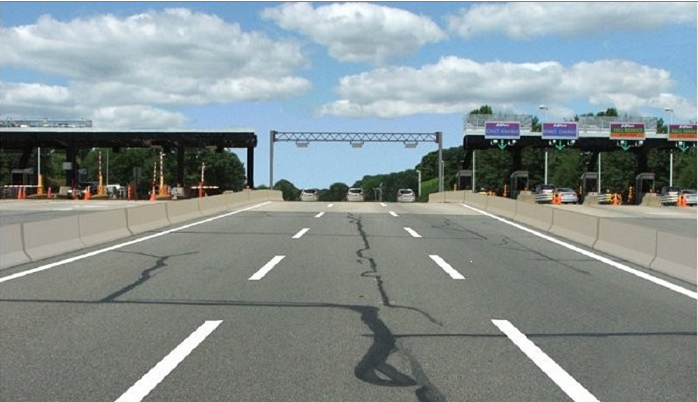
#> input picture Day1/1_07_CV_LineDetection/line_example/road.png, 698 x 402 px
$ python 3_binarization.py
#> lines starting #> are read from the running program, lines starting #| are printed output that depends on the picture; after the words box and inside, x2 and y2 are one past the last pixel; in counts of white or black regions, pixels touching at a corner belong together
import cv2 # opencv 사용
from google.colab.patches import cv2_imshow

image = cv2.imread('road.png', cv2.IMREAD_GRAYSCALE) # 이미지 읽기
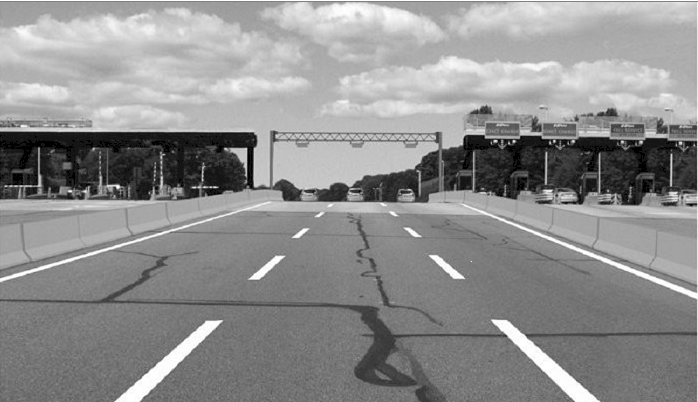
#> image: shape (402, 698); min 0, max 255, mean 142.5

_, thres = cv2.threshold(image,125,255,cv2.THRESH_BINARY)
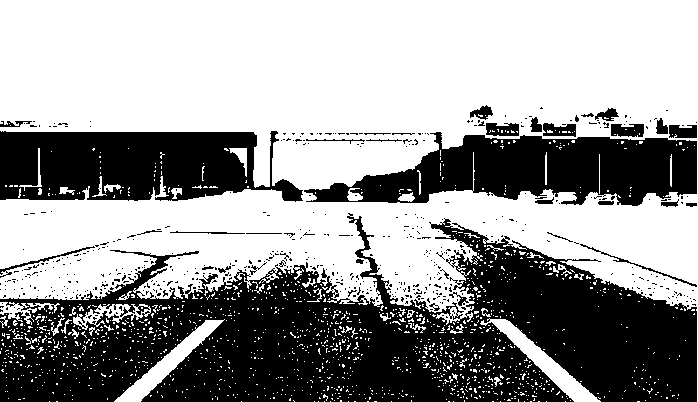
#> thres: shape (402, 698); 60.2% white; 535 black regions (498 under 20 px), largest, box (x1, y1, x2, y2) and area: (0, 213, 697, 402) 72663, (304, 132, 697, 206) 17316, (0, 131, 303, 202) 16484
_, otsu = cv2.threshold(image, 0, 255, cv2.THRESH_BINARY+cv2.THRESH_OTSU)
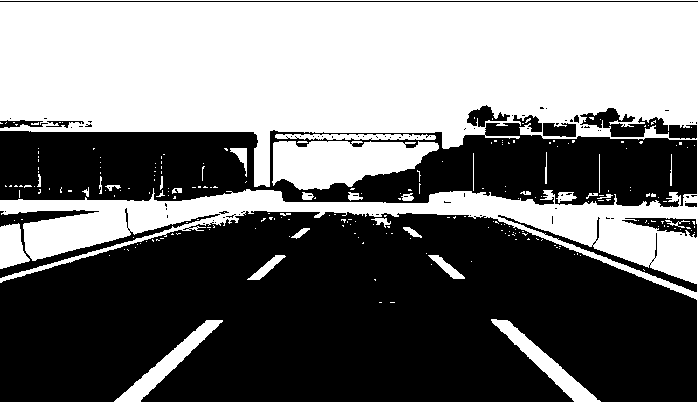
#> otsu: shape (402, 698); 45.3% white; 245 white regions (211 under 20 px), largest, box (x1, y1, x2, y2) and area: (0, 2, 698, 402) 112639, (272, 141, 439, 190) 5733, (491, 319, 601, 402) 1793
adap = cv2.adaptiveThreshold(image, 255, cv2.ADAPTIVE_THRESH_MEAN_C, cv2.THRESH_BINARY, 7, 5)
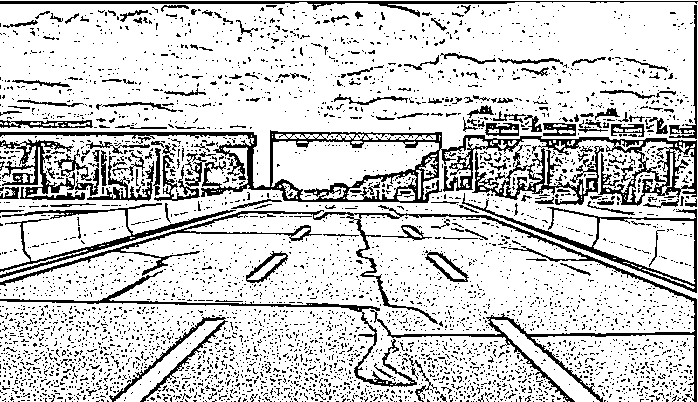
#> adap: shape (402, 698); 80.7% white; black in thin lines or dots


cv2_imshow(thres) # 이미지 출력
cv2_imshow(otsu) # 이미지 출력
cv2_imshow(adap) # 이미지 출력
cv2_imshow(image) # 이미지 출력
cv2.waitKey(0)
